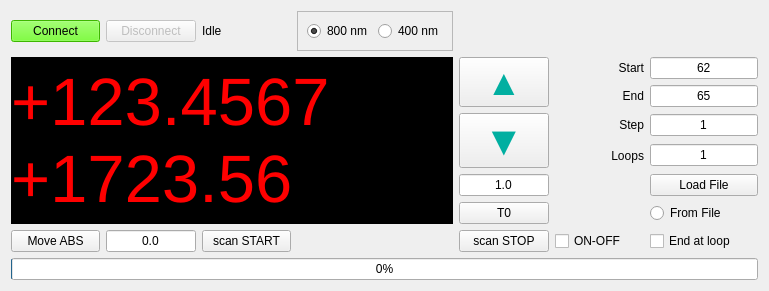
         <widget class="QWidget" name="tab_5">
          <attribute name="title">
           <string>LTS_1 control</string>
          </attribute>
          <layout class="QGridLayout" name="gridLayout_15" columnstretch="1,1,1,1,1,1,0">
           <item row="6" column="6">
            <widget class="QPushButton" name="LTS_loadFile_btn">
             <property name="text">
              <string>Load File</string>
             </property>
            </widget>
           </item>
           <item row="8" column="0">
            <widget class="QPushButton" name="LTS_moveABS_btn">
             <property name="text">
              <string>Move ABS</string>
             </property>
            </widget>
           </item>
           <item row="0" column="2">
            <widget class="QLabel" name="LTS_status_lbl">
             <property name="text">
              <string>Idle</string>
             </property>
            </widget>
           </item>
           <item row="8" column="4">
            <widget class="QPushButton" name="LTS_scanStop_btn">
             <property name="text">
              <string>scan STOP</string>
             </property>
            </widget>
           </item>
           <item row="8" column="2">
            <widget class="QPushButton" name="LTS_scanStart_btn">
             <property name="text">
              <string>scan START</string>
             </property>
            </widget>
           </item>
           <item row="6" column="4">
            <widget class="QLineEdit" name="LTS_jogSt_entry">
             <property name="text">
              <string>1.0</string>
             </property>
             <property name="alignment">
              <set>Qt::AlignCenter</set>
             </property>
            </widget>
           </item>
           <item row="0" column="4" colspan="3">
            <spacer name="horizontalSpacer_6">
             <property name="orientation">
              <enum>Qt::Horizontal</enum>
             </property>
             <property name="sizeHint" stdset="0">
              <size>
               <width>40</width>
               <height>20</height>
              </size>
             </property>
            </spacer>
           </item>
           <item row="5" column="5">
            <widget class="QLabel" name="label_14">
             <property name="text">
              <string>Loops</string>
             </property>
             <property name="alignment">
              <set>Qt::AlignRight|Qt::AlignTrailing|Qt::AlignVCenter</set>
             </property>
            </widget>
           </item>
           <item row="3" column="5">
            <widget class="QLabel" name="label_10">
             <property name="text">
              <string>End</string>
             </property>
             <property name="alignment">
              <set>Qt::AlignRight|Qt::AlignTrailing|Qt::AlignVCenter</set>
             </property>
            </widget>
           </item>
           <item row="2" column="5">
            <widget class="QLabel" name="label_7">
             <property name="text">
              <string>Start</string>
             </property>
             <property name="alignment">
              <set>Qt::AlignRight|Qt::AlignTrailing|Qt::AlignVCenter</set>
             </property>
            </widget>
           </item>
           <item row="4" column="5">
            <widget class="QLabel" name="label_13">
             <property name="text">
              <string>Step</string>
             </property>
             <property name="alignment">
              <set>Qt::AlignRight|Qt::AlignTrailing|Qt::AlignVCenter</set>
             </property>
            </widget>
           </item>
           <item row="0" column="0">
            <widget class="QPushButton" name="LTS_connect_btn">
             <property name="styleSheet">
              <string notr="true">background-color: rgb(85, 255, 0);</string>
             </property>
             <property name="text">
              <string>Connect</string>
             </property>
            </widget>
           </item>
           <item row="8" column="1">
            <widget class="QLineEdit" name="LTS_moveABS_entry">
             <property name="text">
              <string>0.0</string>
             </property>
             <property name="alignment">
              <set>Qt::AlignCenter</set>
             </property>
            </widget>
           </item>
           <item row="0" column="1">
            <widget class="QPushButton" name="LTS_disconnect_btn">
             <property name="enabled">
              <bool>false</bool>
             </property>
             <property name="text">
              <string>Disconnect</string>
             </property>
            </widget>
           </item>
           <item row="4" column="6">
            <widget class="QLineEdit" name="LTS_scanStep_entry">
             <property name="text">
              <string>1</string>
             </property>
             <property name="alignment">
              <set>Qt::AlignCenter</set>
             </property>
            </widget>
           </item>
           <item row="8" column="5">
            <widget class="QCheckBox" name="pump_on_off_chkbx">
             <property name="text">
              <string>ON-OFF</string>
             </property>
            </widget>
           </item>
           <item row="7" column="6">
            <widget class="QRadioButton" name="LTS_scanFromFile_rbtn">
             <property name="text">
              <string>From File</string>
             </property>
            </widget>
           </item>
           <item row="8" column="6">
            <widget class="QCheckBox" name="end_at_loop_chkbx">
             <property name="text">
              <string>End at loop</string>
             </property>
            </widget>
           </item>
           <item row="5" column="6">
            <widget class="QLineEdit" name="LTS_scanLoop_entry">
             <property name="text">
              <string>1</string>
             </property>
             <property name="alignment">
              <set>Qt::AlignCenter</set>
             </property>
            </widget>
           </item>
           <item row="9" column="0" colspan="7">
            <widget class="QProgressBar" name="LTS_progressbar">
             <property name="maximum">
              <number>10000</number>
             </property>
             <property name="value">
              <number>25</number>
             </property>
             <property name="format">
              <string>%p%</string>
             </property>
            </widget>
           </item>
           <item row="4" column="4" rowspan="2">
            <widget class="QPushButton" name="LTS_jogDw_btn">
             <property name="sizePolicy">
              <sizepolicy hsizetype="Minimum" vsizetype="MinimumExpanding">
               <horstretch>0</horstretch>
               <verstretch>0</verstretch>
              </sizepolicy>
             </property>
             <property name="font">
              <font>
               <pointsize>31</pointsize>
              </font>
             </property>
             <property name="styleSheet">
              <string notr="true">color: rgb(1, 175, 161);</string>
             </property>
             <property name="text">
              <string>▼</string>
             </property>
            </widget>
           </item>
           <item row="3" column="6">
            <widget class="QLineEdit" name="LTS_scanStop_entry">
             <property name="text">
              <string>65</string>
             </property>
             <property name="alignment">
              <set>Qt::AlignCenter</set>
             </property>
            </widget>
           </item>
           <item row="2" column="6">
            <widget class="QLineEdit" name="LTS_scanStart_entry">
             <property name="text">
              <string>62</string>
             </property>
             <property name="alignment">
              <set>Qt::AlignCenter</set>
             </property>
            </widget>
           </item>
           <item row="2" column="4" rowspan="2">
            <widget class="QPushButton" name="LTS_jogUp_btn">
             <property name="sizePolicy">
              <sizepolicy hsizetype="Minimum" vsizetype="MinimumExpanding">
               <horstretch>0</horstretch>
               <verstretch>0</verstretch>
              </sizepolicy>
             </property>
             <property name="font">
              <font>
               <pointsize>27</pointsize>
              </font>
             </property>
             <property name="styleSheet">
              <string notr="true">color: rgb(1, 175, 161);</string>
             </property>
             <property name="text">
              <string>▲</string>
             </property>
            </widget>
           </item>
           <item row="7" column="4">
            <widget class="QPushButton" name="t0_btn">
             <property name="text">
              <string>T0</string>
             </property>
             <property name="checkable">
              <bool>true</bool>
             </property>
            </widget>
           </item>
           <item row="0" column="3">
            <widget class="QFrame" name="frame_12">
             <property name="frameShape">
              <enum>QFrame::StyledPanel</enum>
             </property>
             <property name="frameShadow">
              <enum>QFrame::Raised</enum>
             </property>
             <layout class="QHBoxLayout" name="horizontalLayout_8">
              <item>
               <widget class="QRadioButton" name="rbtn_800">
                <property name="text">
                 <string>800 nm</string>
                </property>
                <property name="checked">
                 <bool>true</bool>
                </property>
               </widget>
              </item>
              <item>
               <widget class="QRadioButton" name="rbtn_400">
                <property name="text">
                 <string>400 nm</string>
                </property>
               </widget>
              </item>
             </layout>
            </widget>
           </item>
           <item row="2" column="0" rowspan="6" colspan="4">
            <widget class="QLabel" name="LTS_position_lbl">
             <property name="font">
              <font>
               <pointsize>50</pointsize>
               <weight>50</weight>
               <bold>false</bold>
              </font>
             </property>
             <property name="styleSheet">
              <string notr="true">color: rgb(255, 0, 0);
background-color: rgb(0, 0, 0);</string>
             </property>
             <property name="text">
              <string>+123.4567
+1723.56</string>
             </property>
            </widget>
           </item>
          </layout>
         </widget>
